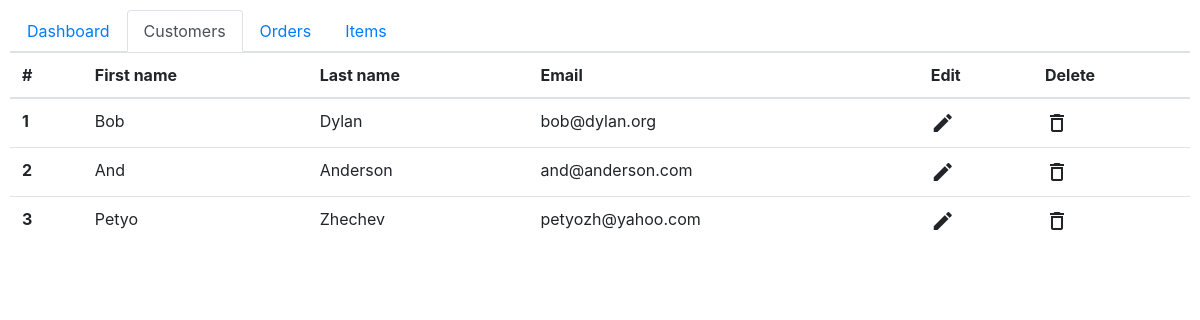
Page /customers on the committed database.
### tables this page shows
CREATE TABLE `customers` (
  `id` int(11) NOT NULL,
  `first_name` varchar(255) NOT NULL,
  `last_name` varchar(255) NOT NULL,
  `email` varchar(255) NOT NULL
);

### app/core/Controller.php (called while the page is built, shortened)
<?php
class Controller
{
    public function view($view, $data = [])
    {
        require_once 'app/views/'.$view.'.php';
    }
}

### app/controllers/Customers.php (called while the page is built, shortened)
<?php
class Customers extends Controller
{
    public function Index()
    {
        $this->view('customers/index');
    }
}

### app/core/App.php (called while the page is built, shortened)
<?php
class App
{
    protected $method = 'index';
    public function __construct()
    {
        $url = $this->parseUrl();
        if(file_exists('app/controllers/'.$url[0].'.php'))
        {
            unset($url[0]);
        }
        $this->controller = new $fullyQualifiedController;
        $this->params = $url ? array_values($url) : [];
        call_user_func_array([$this->controller, $this->method], $this->params);
    }
    public function parseUrl()
    {
        $url = trim($_SERVER['REQUEST_URI'], '/');
        $url = filter_var($url, FILTER_SANITIZE_URL);
        return explode('/', $url);
    }
}

### index.php (called while the page is built, shortened)
<?php
$app = new App();

### app/core/DBController.php (called while the page is built, shortened)
<?php
class DBController
{
    private $host = "localhost";
    private $user = "root";
    private $password = "";
    private $database = "salesdashboard";
    private $conn;
    function __construct()
    {
        $this->conn = $this->connectDB();
    }
    function connectDB()
    {
        $conn = mysqli_connect($this->host, $this->user, $this->password, $this->database);
        return $conn;
    }
    function runQuery($query) {
        $resultset = array();
        $result = $this->conn->query($query);
        if ($result->num_rows > 0) {
            while($row = $result->fetch_assoc()) {
                $resultset[] = $row;
            }
        }
        return $resultset;
    }
}

### app/models/Customer.php (called while the page is built, shortened)
<?php
require_once("app/core/DBController.php");
class Customer
{
    public static function get_all(){
        $query = "SELECT * FROM customers";
        $db_handle = new DBController();
        return $db_handle->runQuery($query);
    }
}

### app/views/customers/index.php (the view)
<?php
include('default_layout.php');
$customers = \SalesDashboard\Models\Customer::get_all();
?>
<table class="table table-hover">
    <thead>
    <tr>
        <th scope="col">#</th>
        <th scope="col">First name</th>
        <th scope="col">Last name</th>
        <th scope="col">Email</th>
        <th>Edit</th>
        <th>Delete</th>
    </tr>
    </thead>
    <tbody><?php
    foreach ($customers as $k => $v) { ?>
        <tr>
            <th scope="row"><?php echo $customers[$k]["id"] ?></th>
            <td><?php echo $customers[$k]["first_name"]; ?></td>
            <td><?php echo $customers[$k]["last_name"]; ?></td>
            <td><?php echo $customers[$k]["email"]; ?></td>
            <td><span class="material-icons">edit</span></td>
            <td><span class="material-icons">delete_outline</span></td>
        </tr>
    <?php } ?>
    </tbody>
</table>

### public/css/global.css (style rules this page uses)
body { padding:10px; }

### rows in the picture
customers: id "1", first_name "Bob", last_name "Dylan", email "bob@dylan.org"
customers: id "2", first_name "And", last_name "Anderson", email "and@anderson.com"
customers: id "3", first_name "Petyo", last_name "Zhechev", email "petyozh@yahoo.com"
